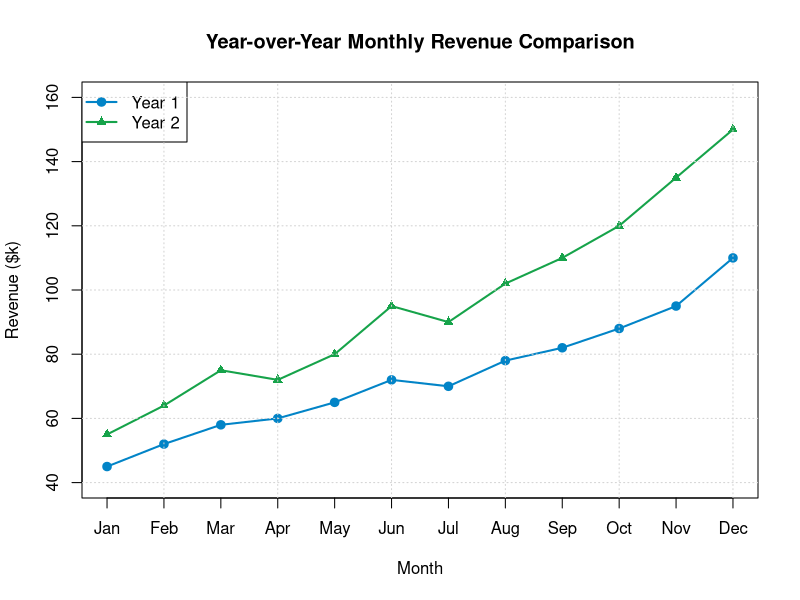

This figure's R source:
# Question 35: Create monthly revenue for two years; draw a comparative line graph and find the largest year-to-year increase.

months <- c("Jan", "Feb", "Mar", "Apr", "May", "Jun", "Jul", "Aug", "Sep", "Oct", "Nov", "Dec")
rev_year1 <- c(45, 52, 58, 60, 65, 72, 70, 78, 82, 88, 95, 110) # in $k
rev_year2 <- c(55, 64, 75, 72, 80, 95, 90, 102, 110, 120, 135, 150)

increases <- rev_year2 - rev_year1
max_inc_idx <- which.max(increases)

cat("--- Monthly Revenue Comparison ($k) ---\n")
df <- data.frame(Month=months, Year1=rev_year1, Year2=rev_year2, Increase=increases)
print(df)

cat("\nLargest Year-to-Year Increase:", months[max_inc_idx], "with an increase of $", increases[max_inc_idx], "k\n")

png("../screenshots/q35_revenue_linegraph.png", width=800, height=600, res=120)
plot(1:12, rev_year1, type="o", pch=19, col="#0284c7", lwd=2, xaxt="n",
     main="Year-over-Year Monthly Revenue Comparison", xlab="Month", ylab="Revenue ($k)",
     ylim=c(40, 160))
axis(1, at=1:12, labels=months)
lines(1:12, rev_year2, type="o", pch=17, col="#16a34a", lwd=2)
legend("topleft", legend=c("Year 1", "Year 2"), col=c("#0284c7", "#16a34a"),
       lty=1, pch=c(19, 17), lwd=2)
grid()
dev.off()
cat("\nComparative line graph saved to screenshots/q35_revenue_linegraph.png\n")
